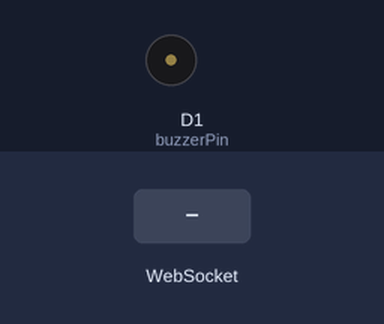
Simulated run of this sketch. Board: ESP8266 (NodeMCU). Parts: buzzer (waves = sounding). Inputs (shaded band) come from the test bench. WiFi joins after 1.5 s; servers stay silent unless stated; what the sketch prints to the serial monitor is not drawn.

Above: at 2.7 s.
2.8 s: WebSocket text "5" received
At 2.95 s:
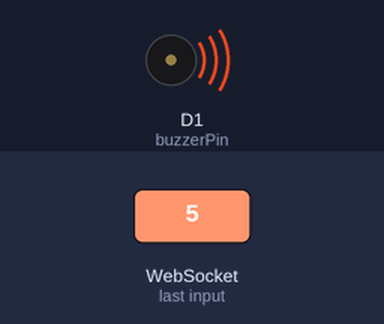
Timing chart, 0 to 5.8 s (numbered marks = the images above; inputs shaded):
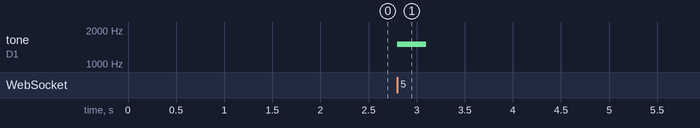

Measured:
- after the input at 2.8 s, tone on D1 (buzzerPin): silent → 1500 Hz at once, → silent 0.30 s later

The sketch:

esp8266_Code.ino
```cpp
#include <ESP8266WiFi.h>
#include <WebSocketsServer.h>

const char* ssid = "------------------";
const char* password = "---------------";

WebSocketsServer webSocket(81);
int buzzerPin = D1;

void setup() {
    Serial.begin(115200);
    WiFi.begin(ssid, password);

    while (WiFi.status() != WL_CONNECTED) {
        delay(500);
        Serial.print(".");
    }

    Serial.println("\nConnected to WiFi");
    webSocket.begin();
    webSocket.onEvent(webSocketEvent);

    pinMode(buzzerPin, OUTPUT);
}

void webSocketEvent(uint8_t num, WStype_t type, uint8_t *payload, size_t length) {
    if (type == WStype_TEXT) {
        int fingerCount = atoi((char*)payload);     Serial.printf("Received: %d fingers\n", fingerCount);
        tone(buzzerPin, 500 + (fingerCount * 200));
        delay(300);
        noTone(buzzerPin);
    }
}

void loop() {
    webSocket.loop();
}
```
